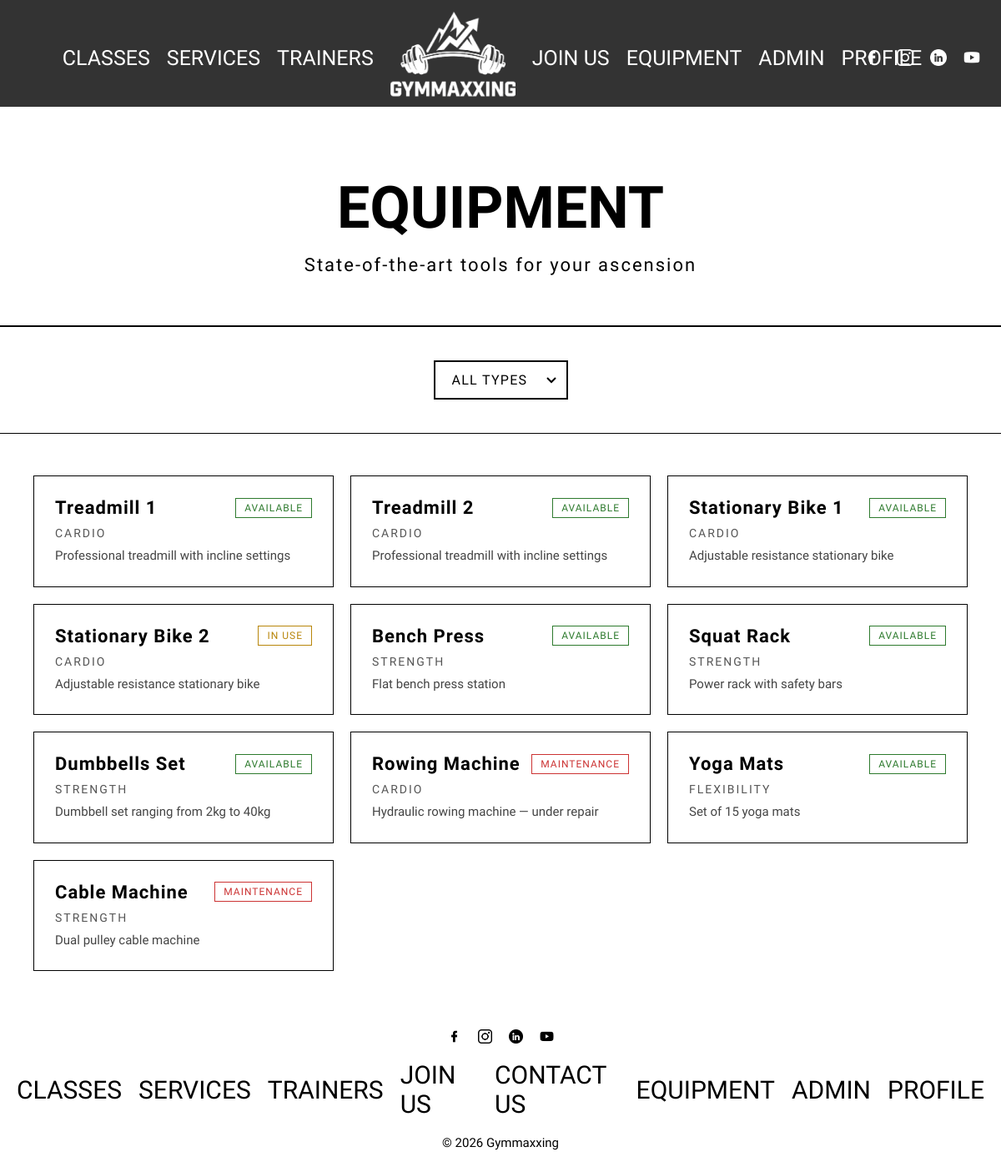
/pages/equipment.php (signed in), run on the app's committed database.
### tables this page shows
CREATE TABLE Equipment (
    id INTEGER PRIMARY KEY AUTOINCREMENT,
    name TEXT NOT NULL,
    type TEXT NOT NULL,
    status TEXT NOT NULL CHECK(status IN ('available', 'in_use', 'maintenance')) DEFAULT 'available',
    description TEXT
);

### database/equipment.class.php (called while the page is built, shortened)
<?php
class Equipment {
    public function __construct(int $id, string $name, string $type, string $status, ?string $description) {
        $this->name = $name;
        $this->type = $type;
        $this->status = $status;
        $this->description = $description;
    }
    private static function fromRow(array $e) : Equipment {
        return new Equipment($e['id'], $e['name'], $e['type'], $e['status'], $e['description']);
    }
    static function getAll(PDO $db) : array {
        $stmt = $db->query('SELECT * FROM Equipment');
        $items = [];
        while ($e = $stmt->fetch())
            $items[] = self::fromRow($e);
        return $items;
    }
}
?>

### pages/equipment.php (the view, shortened to what this page needs)
<?php
require_once __DIR__ . '/../database/connection.db.php';
require_once __DIR__ . '/../database/equipment.class.php';
$db        = getDatabaseConnection();
$equipment = Equipment::getAll($db);
require_once __DIR__ . '/../templates/header.php';
?>
        <section class="page-hero">
            <h1>EQUIPMENT</h1>
            <p>State-of-the-art tools for your ascension</p>
        </section>
        <section class="equipment-filters">
            <select id="equipment-filter" aria-label="Filter by type">
                <option value="">ALL TYPES</option>
            </select>
        </section>
        <section class="equipment-grid" id="equipment-grid">
            <?php foreach ($equipment as $item):
                $statusClass = 'status-' . str_replace('_', '-', $item->status);
                $statusLabel = str_replace('_', ' ', ucfirst($item->status));
            ?>
            <article class="equipment-card" data-type="<?= htmlspecialchars($item->type) ?>">
                <div class="equipment-header">
                    <h2><?= htmlspecialchars($item->name) ?></h2>
                    <span class="equipment-status <?= $statusClass ?>"><?= htmlspecialchars($statusLabel) ?></span>
                </div>
                <p class="equipment-type"><?= htmlspecialchars(strtoupper($item->type)) ?></p>
                <?php if ($item->description): ?>
                    <p class="equipment-description"><?= htmlspecialchars($item->description) ?></p>
                <?php endif; ?>
            </article>
            <?php endforeach; ?>
        </section>
<?php require_once __DIR__ . '/../templates/footer.php'; ?>

### css/base.css (style rules this page uses)
:root { --color-primary: #000000; --color-background: #ffffff; --color-text: #000000; --font-main: 'Pathway Gothic One', sans-serif; }
* { margin: 0; padding: 0; box-sizing: border-box; }
body { background-color: var(--color-background); color: var(--color-text); font-family: var(--font-main); }
h1 { font-size: 2rem; }
h2 { font-size: 1.5rem; }

### css/components.css (style rules this page uses)
.page-hero { text-align: center; padding: 80px 20px 60px; border-bottom: 2px solid #000; }
.page-hero h1 { font-size: 70px; margin-bottom: 15px; }
.page-hero p { font-size: 22px; letter-spacing: 2px; }

### css/specific.css (style rules this page uses)
body { overflow-x: hidden; }
.equipment-filters { display: flex; justify-content: center; padding: 40px 20px; border-bottom: 1px solid #000; }
.equipment-filters select { padding: 12px 20px; border: 2px solid #000; background: #fff; font-family: var(--font-main); font-size: 1rem; letter-spacing: 0.08em; text-transform: uppercase; cursor: pointer; appearance: none; padding-right: 35px; background-repeat: no-repeat; background-position: right 12px center; }
.equipment-grid { display: grid; grid-template-columns: repeat(3, 1fr); gap: 20px; max-width: 1200px; margin: 50px auto; padding: 0 40px; }
.equipment-card { padding: 25px; border: 1px solid #000; transition: background-color 0.3s; }
.equipment-header { display: flex; justify-content: space-between; align-items: center; margin-bottom: 10px; }
.equipment-header h2 { font-size: 22px; letter-spacing: 1px; }
.equipment-status { padding: 4px 10px; font-size: 12px; letter-spacing: 1px; text-transform: uppercase; border: 1px solid; }
.status-available { color: #2d7a2d; border-color: #2d7a2d; }
.status-in-use { color: #b8860b; border-color: #b8860b; }
.status-maintenance { color: #cc3333; border-color: #cc3333; }
.equipment-type { font-size: 14px; letter-spacing: 2px; color: #555; margin-bottom: 8px; }
.equipment-description { font-size: 15px; line-height: 1.5; color: #444; }

### data on the page
equipment: name "Treadmill 1", status "AVAILABLE", type "CARDIO", description "Professional treadmill with incline settings"
equipment: name "Treadmill 2", status "AVAILABLE", type "CARDIO", description "Professional treadmill with incline settings"
equipment: name "Stationary Bike 1", status "AVAILABLE", type "CARDIO", description "Adjustable resistance stationary bike"
equipment: name "Stationary Bike 2", status "IN USE", type "CARDIO", description "Adjustable resistance stationary bike"
equipment: name "Bench Press", status "AVAILABLE", type "STRENGTH", description "Flat bench press station"
equipment: name "Squat Rack", status "AVAILABLE", type "STRENGTH", description "Power rack with safety bars"
equipment: name "Dumbbells Set", status "AVAILABLE", type "STRENGTH", description "Dumbbell set ranging from 2kg to 40kg"
equipment: name "Rowing Machine", status "MAINTENANCE", type "CARDIO", description "Hydraulic rowing machine — under repair"
equipment: name "Yoga Mats", status "AVAILABLE", type "FLEXIBILITY", description "Set of 15 yoga mats"
equipment: name "Cable Machine", status "MAINTENANCE", type "STRENGTH", description "Dual pulley cable machine"
